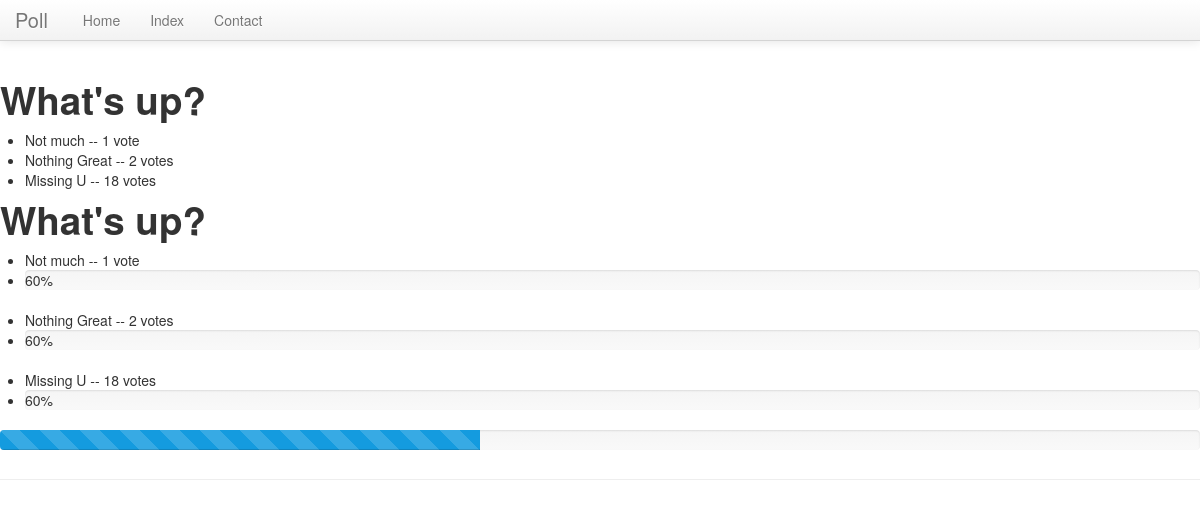
Before: /polls_app/1/results/ with the older database file.
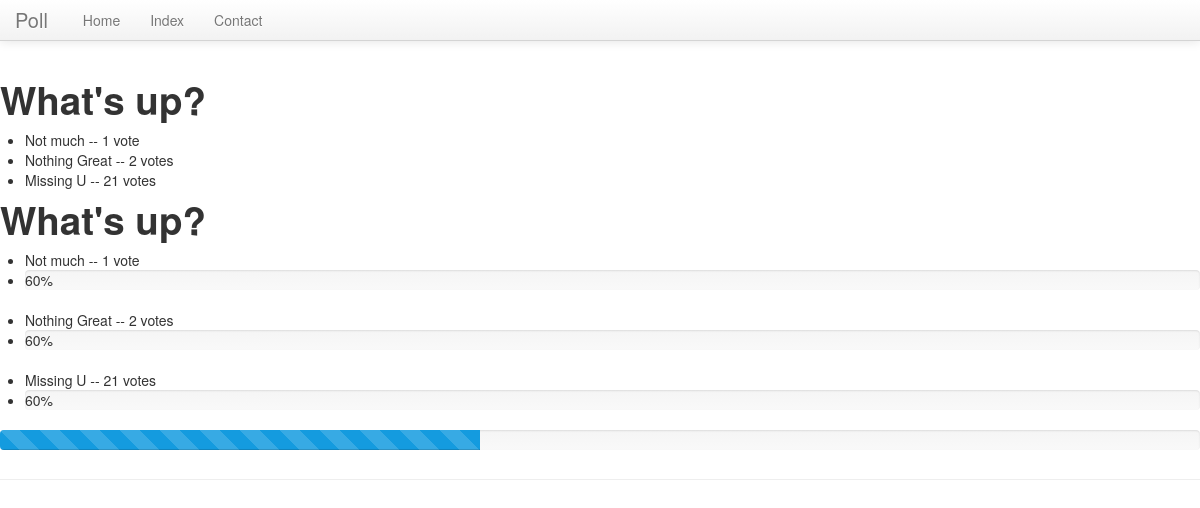
After: the same page with the newer database file.
### polls_app/models.py (models this page shows, shortened)
class Poll(models.Model):
    question = models.CharField(max_length = 200)
    pub_date = models.DateTimeField('date published')
    def was_published_recently(self):
        now = timezone.now()
        return now - datetime.timedelta(days = 1) <= self.pub_date < now
    was_published_recently.admin_order_field = 'pub_date'
    was_published_recently.boolean = True
    was_published_recently.short_description = 'Published recently?'

class Choice(models.Model):
    poll = models.ForeignKey(Poll)
    choice_text = models.CharField(max_length = 200)
    votes = models.IntegerField(default = 0)

### polls_app/views.py (the view)
# urls.py: url(r'^(?P<pk>\d+)/results/$', views.ResultView.as_view(), name='results'),
class ResultView(generic.DetailView):
    model = Poll
    template_name = 'results.html'

### templates/results.html (shortened to what this page needs)
{% load staticfiles %}
<!DOCTYPE html>
<html lang="en">
  <head>
    <link href="/static/css/bootstrap.min.css" rel="stylesheet">
  </head>
</html>
<html lang="en">
  <head>
    <link href="{{STATIC_URL}}css/bootstrap.css" rel="stylesheet">
    <link href="{{STATIC_URL}}css/bootstrap-responsive.css" rel="stylesheet">
  </head>
  <body>
    <div class="navbar navbar-default navbar-fixed-top">
      <div class="navbar-inner">
        <div class="container">
          <a class="brand" href="/">Poll</a>
          <div class="nav-collapse collapse">
            <ul class="nav">
              <li><a href="/">Home</a></li>
              <li><a href="{% url 'polls:index'  %}">Index</a></li>
              <li><a href="#contact">Contact</a></li>
            </ul>
          </div>
        </div>
      </div>
    </div>
    <div class="page-header">
        <h1>{{ poll.question }}</h1>
<ul>
{% for choice in poll.choice_set.all %}
    <li>{{ choice.choice_text }} -- {{ choice.votes }} vote{{ choice.votes|pluralize }}</li>
{% endfor %}
</ul>
<h1>{{ poll.question }}</h1>
<ul>
{% for choice in poll.choice_set.all %}
    <li>{{ choice.choice_text }} -- {{ choice.votes }} vote{{ choice.votes|pluralize }}</li>
    <li><div class="progress">
  <div class="progress-bar" role="progressbar" aria-valuenow="60" aria-valuemin="0" aria-valuemax="100" style="width: 60%;">
    60%
  </div>
</div></li>
{% endfor %}
</ul>
        <div class="progress progress-striped active">
  <div class="bar" style="width: 40%;"></div>
</div>
    </div>
  </body>
</html>

### templates/results.html (style rules this page uses)
body { padding-top: 60px; }

Changed rows visible on the page:
changed Choice "Missing U": votes "18" → "21"
